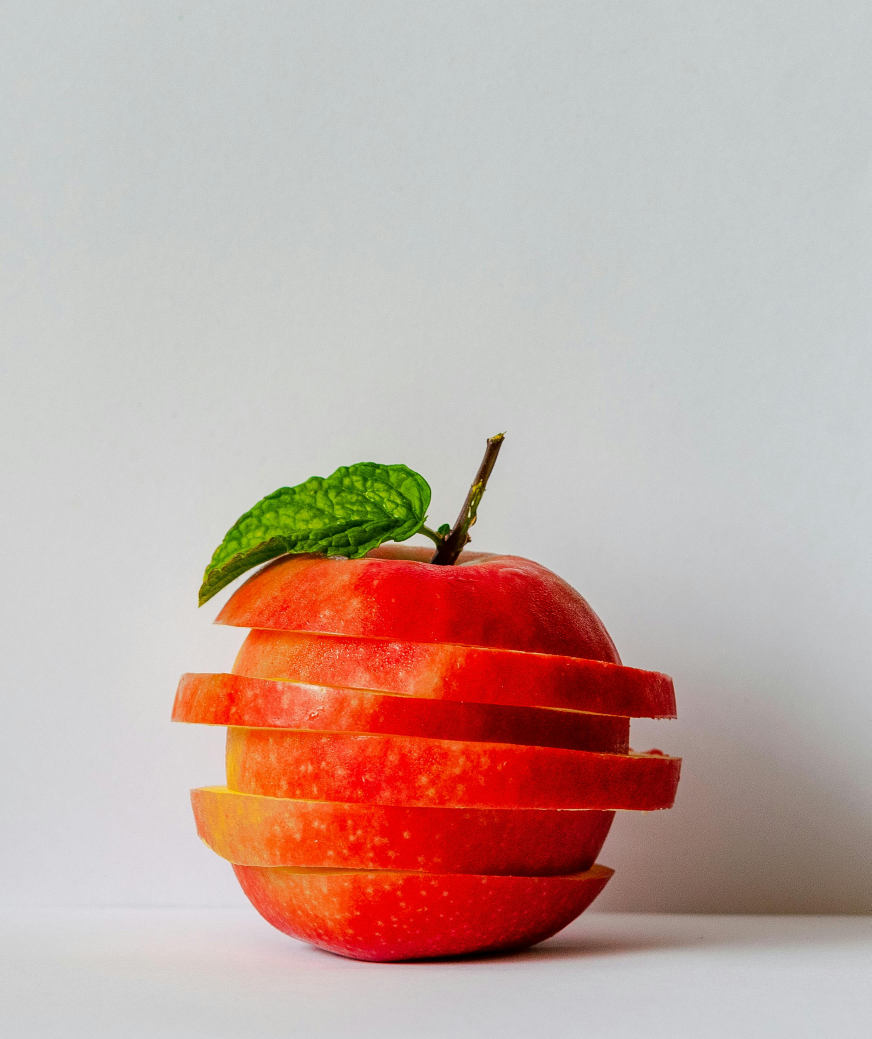
#> input picture Lab1/img/pexels-john-finkelstein-680076-1630588.jpg, 2614 x 3116 px, found by its file name (shown at 1/3 size)
$ jupyter execute 2448501_1.ipynb
#> lines starting #> are read from the running program, lines starting #| are printed output that depends on the picture
What is a convolution kernel?

A convolution kernel is a small matrix used to apply convolution operations on input data, extracting features like edges, textures, and patterns.

Applications of Convolution Kernels
Convolution kernels are applied in various fields, including:

Image Processing: Enhancing images, detecting edges, and removing noise.
Computer Vision: Object detection, facial recognition, and scene understanding.
Medical Imaging: Analyzing medical images for disease detection and diagnosis.
Robotics: Enabling robots to perceive and understand their environment.

1. Identity Kernel

The identity kernel is the simplest type of convolution kernel. It essentially leaves the input image unchanged, serving as a baseline to ensure that the convolution operation is functioning correctly.

[cell 1]
import matplotlib.pyplot as plt
import numpy as np
from scipy import ndimage
import cv2

[cell 2]
# Load an example image
image_path = r"D:\MSAIM\trimister-3 msaiml\Computer_vision\Computer_vision_practical\Lab1\img\pexels-john-finkelstein-680076-1630588.jpg"

import cv2
import numpy as np
import matplotlib.pyplot as plt

def apply_filter(image, kernel, correlation=False):
    if correlation:
        return cv2.filter2D(image, -1, kernel)
    else:
        return cv2.filter2D(image, -1, np.flipud(np.fliplr(kernel)))

# Load image
def load_image(image_path, grayscale=True):
#> called with grayscale = True
    img = cv2.imread(image_path, cv2.IMREAD_GRAYSCALE if grayscale else cv2.IMREAD_COLOR)
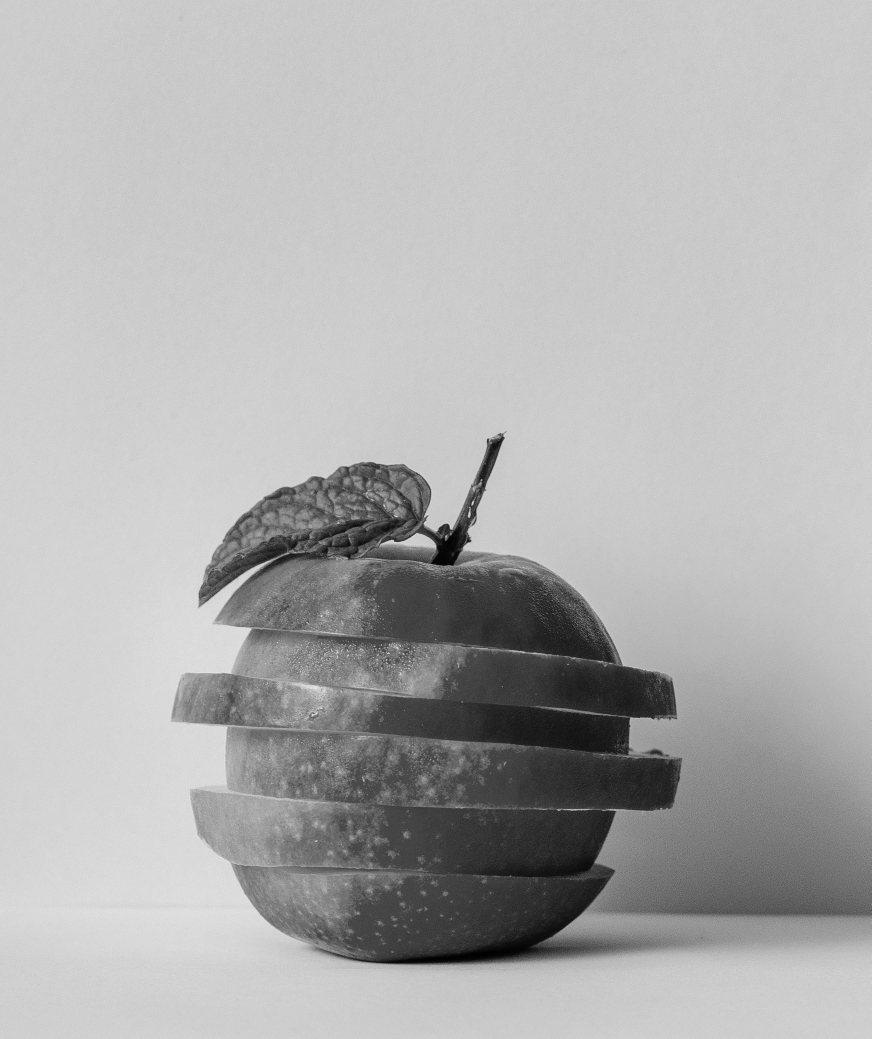
#> img: shape (3116, 2614) (shown at 1/3 size); min 0, max 250, mean 176.3
#> call 2 of apply_filter, with kernel = array of shape (3, 3), correlation = False
#> in apply_filter (call 2), `return cv2.filter2D(image, -1, np.flipud(np.fliplr(kernel)))`:
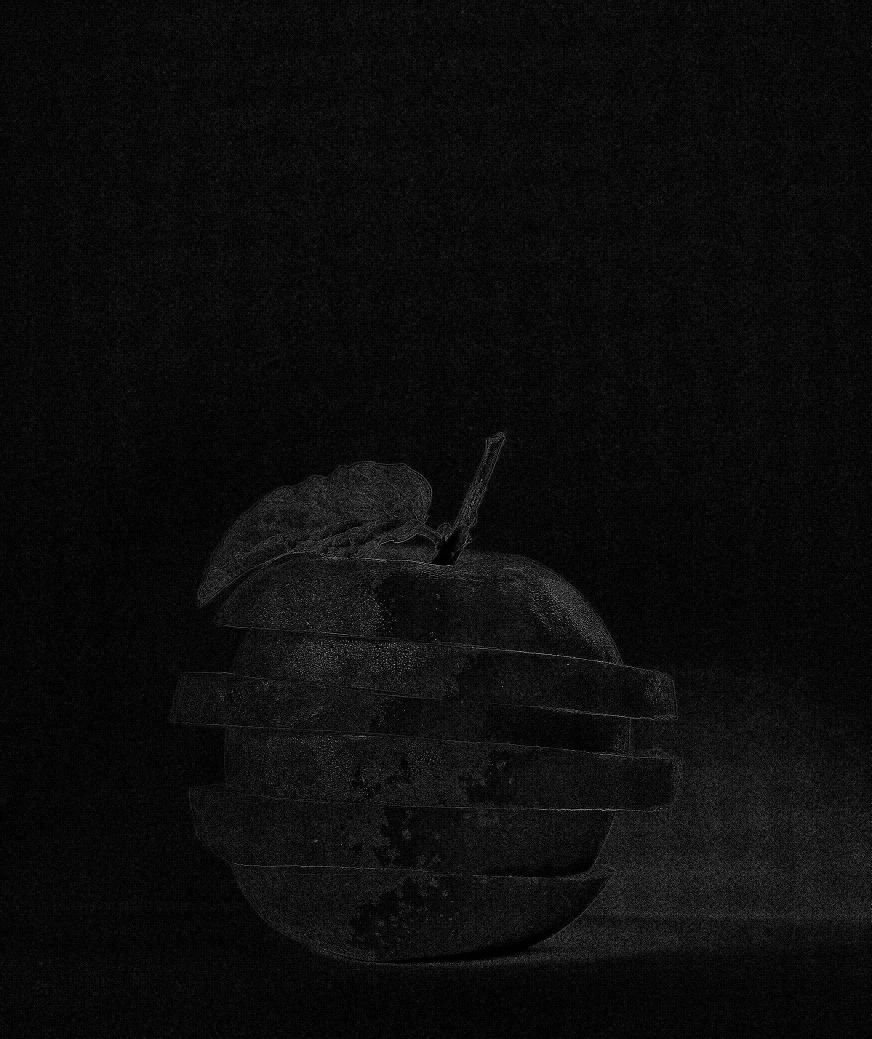
#> returned value: shape (3116, 2614) (shown at 1/3 size); min 0, max 255, mean 12.4
    return img

# Define Kernels
identity_kernel = np.array([[0, 0, 0], [0, 1, 0], [0, 0, 0]])
edge_detection_kernel = np.array([[-1, -1, -1], [-1, 8, -1], [-1, -1, -1]])
sharpening_kernel = np.array([[0, -1, 0], [-1, 5, -1], [0, -1, 0]])
box_blur_kernel = np.ones((3, 3), np.float32) / 9
gaussian_blur_kernel = cv2.getGaussianKernel(3, 1)
gaussian_blur_kernel = gaussian_blur_kernel @ gaussian_blur_kernel.T

def show_images(images, titles, cmap='gray'):
#> called with cmap = 'gray'
    plt.figure(figsize=(12, 6))
    for i, (img, title) in enumerate(zip(images, titles)):
        plt.subplot(2, 3, i + 1)
        plt.imshow(img, cmap=cmap)
        plt.title(title)
        plt.axis('off')
#> this loop made 6 passes
#> title on passes 1 to 6: 'Original', 'Identity', 'Edge Detection', 'Sharpening', 'Box Blur', 'Gaussian Blur'
    plt.show()

# Load image

img = load_image(image_path)

# Apply kernels
filtered_images = [
    apply_filter(img, identity_kernel),
    apply_filter(img, edge_detection_kernel),
    apply_filter(img, sharpening_kernel),
    apply_filter(img, box_blur_kernel),
    apply_filter(img, gaussian_blur_kernel)
]

# Display results
show_images([img] + filtered_images, ['Original', 'Identity', 'Edge Detection', 'Sharpening', 'Box Blur', 'Gaussian Blur'])

# Image Resampling using Interpolation
def resample_image(image, scale_factor, interpolation):
#> called with scale_factor = 0.5, interpolation = 1
    height, width = image.shape[:2]
#> height = 3116; width = 2614
    new_size = (int(width * scale_factor), int(height * scale_factor))
#> new_size = (1307, 1558)
    return cv2.resize(image, new_size, interpolation=interpolation)
#> returned value: shape (1558, 1307)

scales = 0.5
interpolations = [cv2.INTER_LINEAR, cv2.INTER_CUBIC, cv2.INTER_NEAREST, cv2.INTER_LANCZOS4]
interpolation_names = ['Bilinear', 'Bicubic', 'Nearest Neighbor', 'Lanczos']
resampled_images = [resample_image(img, scales, interp) for interp in interpolations]
#> resampled_images = 4 items

# Display resampled images
show_images([img] + resampled_images, ['Original'] + interpolation_names)
#> call 2 of show_images, with cmap = 'gray'
#> the loop in show_images (call 2), `for i, (img, title) in enumerate(zip(images, titles)):` made 5 passes
#> in show_images (call 2), `plt.show()`:
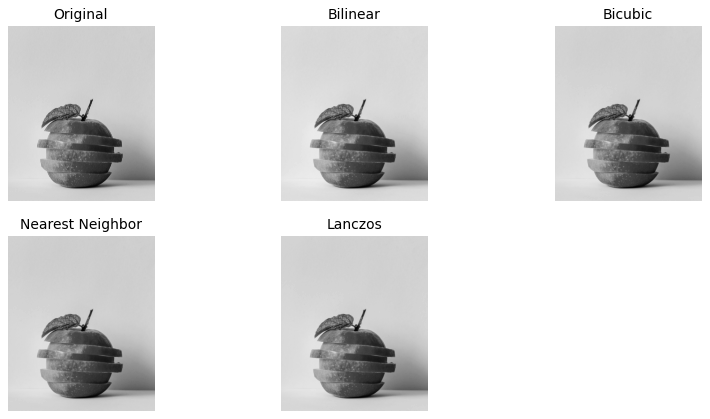
#> figure drawn by matplotlib, 5 panels

[cell 3]
import cv2
import numpy as np
import matplotlib.pyplot as plt

def apply_filter(image, kernel, correlation=False):
    if correlation:
        return cv2.filter2D(image, -1, kernel)
    else:
        return cv2.filter2D(image, -1, np.flipud(np.fliplr(kernel)))

# Load image
def load_image(image_path, grayscale=True):
    img = cv2.imread(image_path, cv2.IMREAD_GRAYSCALE if grayscale else cv2.IMREAD_COLOR)
    return img

# Define Kernels
identity_kernel = np.array([[0, 0, 0], [0, 1, 0], [0, 0, 0]])
edge_detection_kernel = np.array([[-1, -1, -1], [-1, 8, -1], [-1, -1, -1]])
sharpening_kernel = np.array([[0, -1, 0], [-1, 5, -1], [0, -1, 0]])
box_blur_kernel = np.ones((3, 3), np.float32) / 9
gaussian_blur_kernel = cv2.getGaussianKernel(3, 1)
gaussian_blur_kernel = gaussian_blur_kernel @ gaussian_blur_kernel.T

def show_images(images, titles, cmap='gray', rows=2, cols=3):
#> called with cmap = 'gray', rows = 2, cols = 3
    plt.figure(figsize=(15, 8))
    for i, (img, title) in enumerate(zip(images, titles)):
        plt.subplot(rows, cols, i + 1)
        plt.imshow(img, cmap=cmap)
        plt.title(title, fontsize=12)
        plt.axis('off')
    plt.tight_layout()
    plt.show()

# Load image
img = load_image(image_path)

# Apply kernels
filtered_images = [
    apply_filter(img, identity_kernel),
    apply_filter(img, edge_detection_kernel),
    apply_filter(img, sharpening_kernel),
    apply_filter(img, box_blur_kernel),
    apply_filter(img, gaussian_blur_kernel)
]

# Display results with comparison
show_images([img] + filtered_images, ['Original', 'Identity', 'Edge Detection', 'Sharpening', 'Box Blur', 'Gaussian Blur'])

# Image Resampling using Interpolation
def resample_image(image, scale_factor, interpolation):
    height, width = image.shape[:2]
    new_size = (int(width * scale_factor), int(height * scale_factor))
    return cv2.resize(image, new_size, interpolation=interpolation)

scales = [0.5, 2.0]  # Downscale and Upscale
interpolations = [cv2.INTER_LINEAR, cv2.INTER_CUBIC, cv2.INTER_NEAREST, cv2.INTER_LANCZOS4]
interpolation_names = ['Bilinear', 'Bicubic', 'Nearest Neighbor', 'Lanczos']

# Generate resampled images
resampled_images = []
resampled_titles = []
for scale in scales:
    for interp, name in zip(interpolations, interpolation_names):
        resampled_images.append(resample_image(img, scale, interp))
        resampled_titles.append(f'{name} ({"Down" if scale < 1 else "Up"}scale)')
#> this loop made 2 passes
#> after the loop, resampled_images = 8 items; resampled_titles = ['Bilinear (Downscale)', 'Bicubic (Downscale)', 'Nearest Neighbor (Downscale)', 'Lanczos (Downscale)', 'Bilinear (Upscale)', 'Bicubic (Upscale)', 'Nearest Neighbor (Upscale)', 'Lanczos (Upscale)']

# Display resampled images
show_images([img] + resampled_images, ['Original'] + resampled_titles, rows=3, cols=5)
#> call 2 of show_images, with cmap = 'gray', rows = 3, cols = 5
#> the loop in show_images (call 2), `for i, (img, title) in enumerate(zip(images, titles)):` made 9 passes
#> in show_images (call 2), `plt.show()`:
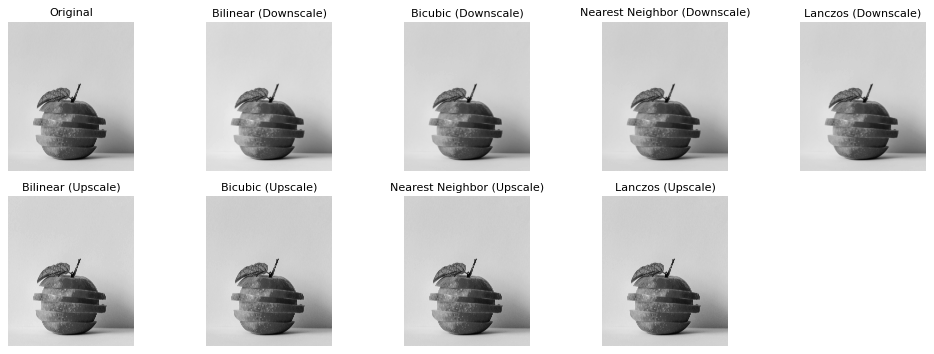
#> figure drawn by matplotlib, 9 panels
